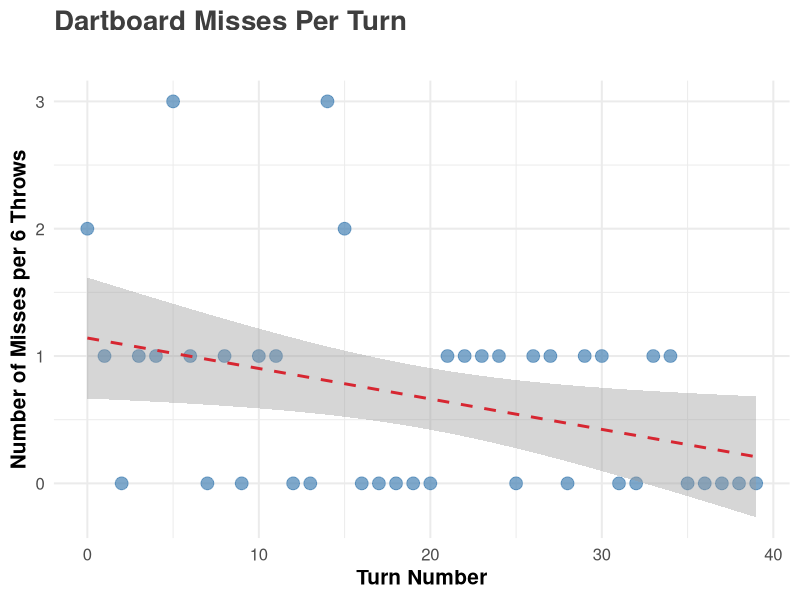

The R source for this figure:
## ---- chunk 1
library(tidyverse)
library(broom)

# Read data quietly
df <- read_csv("dart_throws.csv", show_col_types = FALSE)

# Calculate misses per turn
df_misses <- df %>%
  rowwise() %>%
  mutate(Misses = sum(c_across(starts_with("throw")) == 0)) %>%
  ungroup()

# Fit linear regression model
model <- lm(Misses ~ Turn, data = df_misses)
model_tidy <- tidy(model)
model_glance <- glance(model)

## ---- chunk 2

ggplot(df_misses, aes(x = Turn, y = Misses)) +
  geom_point(size = 4, color = "steelblue", alpha = 0.7) +
  geom_smooth(method = "lm", se = TRUE, color = "#D72631", linetype = "dashed", size = 1) +
  labs(
    title = "Dartboard Misses Per Turn",
    subtitle = "",
    x = "Turn Number",
    y = "Number of Misses per 6 Throws"
  ) +
  theme_minimal(base_size = 15) +
  theme(
    plot.title = element_text(face = "bold", size = 20, color = "#3E3E3E"),
    plot.subtitle = element_text(size = 14, color = "#6D6D6D", margin = margin(b = 10)),
    axis.title = element_text(face = "bold"),
    legend.position = "none"
  )


